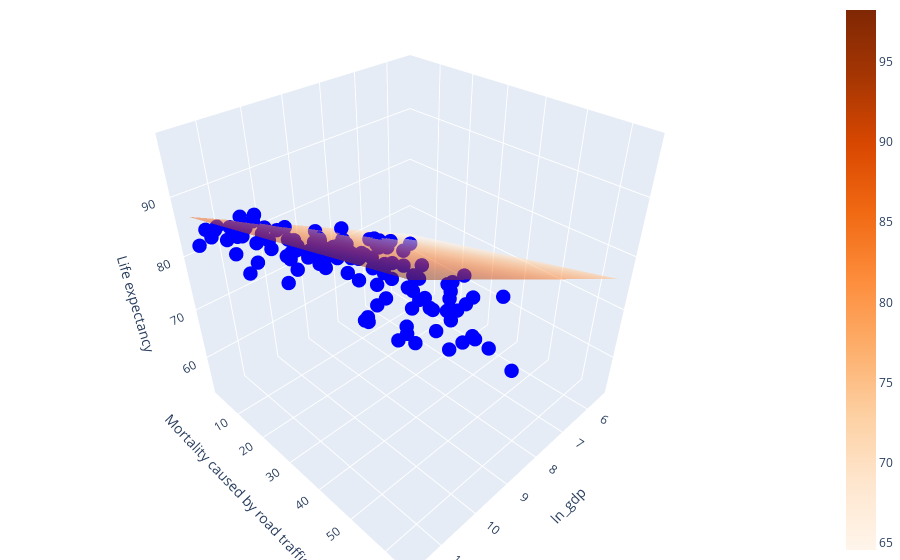

Notebook code cell kept with this figure:
### Code cell
import plotly.graph_objects as go
import numpy as np

# Example data

x = df['ln_gdp']
y = df['Mortality caused by road traffic injury']
z = df['Life expectancy']

# Create trace for scatter plot
scatter_trace = go.Scatter3d(x=x, y=y, z=z, mode='markers', marker=dict(color='blue', size=5), name='Points')

# Plot plane
x_grid, y_grid = np.meshgrid(np.linspace(min(x), max(x), 5), np.linspace(min(y), max(y), 5))
z2_plane = model3.params[0] + model3.params[1] * x_grid - model3.params[2] * y_grid 
plane_trace = go.Surface(x=x_grid, y=y_grid, z=z2_plane, opacity=0.5, colorscale='Oranges', name='Plane')

# Create layout for the plot
layout = go.Layout(scene=dict(xaxis=dict(title='ln_gdp'),
                               yaxis=dict(title='Mortality caused by road traffic injury'),
                               zaxis=dict(title='Life expectancy')),
                   margin=dict(l=0, r=0, b=0, t=0))

# Create figure
fig = go.Figure(data=[scatter_trace, plane_trace], layout=layout)

# Display the plot
fig.show()
